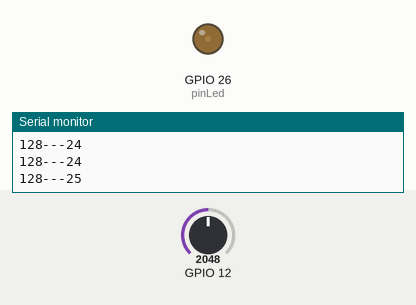
Recording of a sketch running on a simulated ESP32. On the bench: output pins drawn as LEDs (lit = HIGH), the last lines printed to the serial monitor. The test bench sets the inputs (shaded band); at power-on: GPIO 12 = 2048.

Above: at 1.27 s.
1.3 s: GPIO 12 set to 4095
4.3 s: GPIO 12 set to 2866
At 4.47 s:
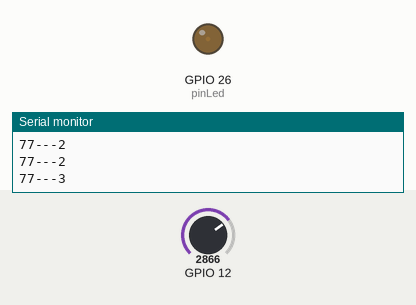
7.3 s: GPIO 12 set to 3603
10.3 s: GPIO 12 set to 2047
At 12.55 s:
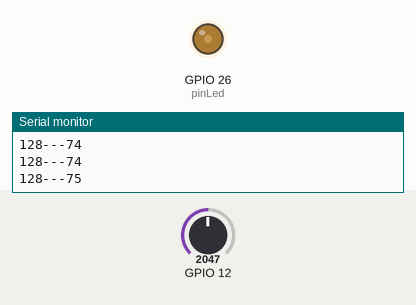
13.3 s: GPIO 12 set to 1228
At 15.37 s:
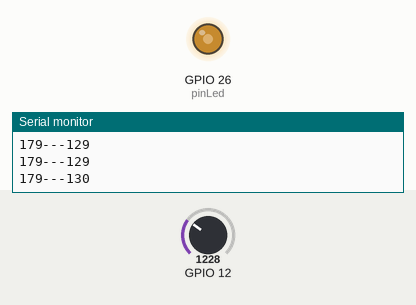
16.3 s: GPIO 12 set to 491
At 20.23 s:
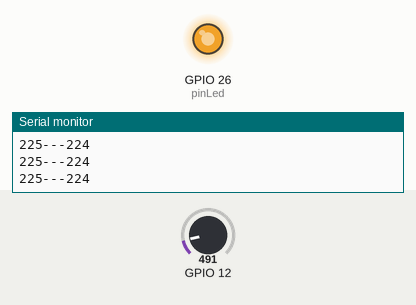
Timing chart, 0 to 20.3 s (numbered marks = the images above; inputs shaded):
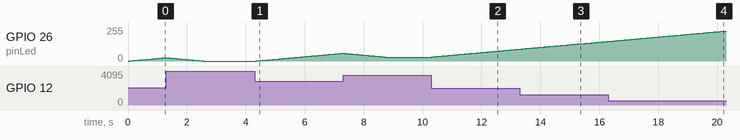

The sketch:

ESP-32_LDR.ino
```cpp
int valorConvertido = 0;
float outputPwm = 0;
float valorAjuste = 0.2;

int pinLed = 26;

TaskHandle_t Task1;
TaskHandle_t Task2;

void setup() {
  pinMode(12, INPUT);
  Serial.begin(115200);

  ledcSetup(0, 5000, 8);
  ledcAttachPin(pinLed, 0);
}


void loop() {
  valorConvertido = map(analogRead(12), 0 , 4095, 255, 0);

  if (valorConvertido > outputPwm) {
    outputPwm = outputPwm + valorAjuste;
  }

  if (valorConvertido < outputPwm) {
    outputPwm = outputPwm - valorAjuste;
  }

  ledcWrite(0, int(outputPwm));

  Serial.print(valorConvertido);
  Serial.print("---");
  Serial.println(int(outputPwm));
  delay(10);
}
```

Measured:
- after the input at 4.3 s, GPIO 26 (pinLed): moves from 0/255 to 58/255 over 2.9 s, starting after 0.06 s
- after the input at 10.3 s, GPIO 26 (pinLed): moves from 30/255 to 89/255 over 3.0 s, starting at once
